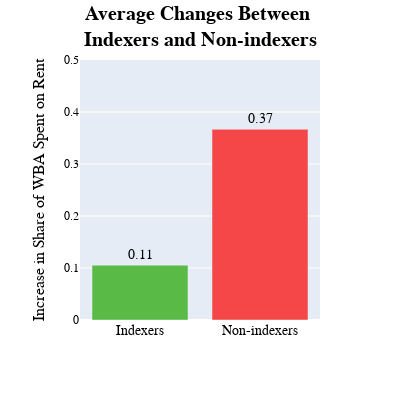

Write notebook code for a chart like this one.
### Code cell
df = pd.DataFrame({
    'Category': ['Indexers', 'Non-indexers'],
    'Value': [0.105482, 0.366627]
})
color_map = {'Indexers': 'rgba(89, 186, 70, 1)', 'Non-indexers': 'rgba(245, 71, 71,1)'}

# Create bar chart
fig = px.bar(
    df,
    x='Category',
    y='Value',
    color='Category',
    color_discrete_map=color_map,
    text='Value'
)

# Customize layout
fig.update_traces(texttemplate='%{text:.2f}', textposition='outside')
fig.update_yaxes(range=[0, 0.5], title='Increase in Share of WBA Spent on Rent')
fig.update_layout(
    title='<b>Average Changes Between <br>Indexers and Non-indexers</b>'
)
fig.update_layout(
    title={
        'text': '<b>Average Changes Between <br>Indexers and Non-indexers</b>',
        'x': 0.5,       # 0=left, 0.5=center, 1=right
        'y': 0.95,      # vertical position (default ~0.9)
        'xanchor': 'center',
        'yanchor': 'top'
    },
    font=dict(
        family='Cambria',
        size=14,
        color='black'
    ),
    showlegend=False,
    xaxis_title = "",
    width=400,   
    height=400,
    yaxis_title_font=dict(size=16),
    yaxis_tickfont=dict(size=12)
)

fig.show()

### Figure 1 — Plotly figure (JSON) as saved in the notebook; plotly's stock layout.template omitted (floating-point values rounded to 4 significant figures)
{"data": [{"alignmentgroup": "True", "hovertemplate": "Category=%{x}<br>Value=%{text}<extra></extra>", "legendgroup": "Indexers", "marker": {"color": "rgba(89, 186, 70, 1)", "pattern": {"shape": ""}}, "name": "Indexers", "offsetgroup": "Indexers", "orientation": "v", "showlegend": true, "text": [0.1055], "textposition": "outside", "texttemplate": "%{text:.2f}", "type": "bar", "x": ["Indexers"], "xaxis": "x", "y": [0.1055], "yaxis": "y"}, {"alignmentgroup": "True", "hovertemplate": "Category=%{x}<br>Value=%{text}<extra></extra>", "legendgroup": "Non-indexers", "marker": {"color": "rgba(245, 71, 71,1)", "pattern": {"shape": ""}}, "name": "Non-indexers", "offsetgroup": "Non-indexers", "orientation": "v", "showlegend": true, "text": [0.3666], "textposition": "outside", "texttemplate": "%{text:.2f}", "type": "bar", "x": ["Non-indexers"], "xaxis": "x", "y": [0.3666], "yaxis": "y"}], "layout": {"barmode": "relative", "font": {"color": "black", "family": "Cambria", "size": 14}, "height": 400, "legend": {"title": {"text": "Category"}, "tracegroupgap": 0}, "margin": {"t": 60}, "showlegend": false, "title": {"text": "<b>Average Changes Between <br>Indexers and Non-indexers</b>", "x": 0.5, "xanchor": "center", "y": 0.95, "yanchor": "top"}, "width": 400, "xaxis": {"anchor": "y", "autorange": true, "categoryarray": ["Indexers", "Non-indexers"], "categoryorder": "array", "domain": [0, 1], "range": [-0.5, 1.5], "title": {"text": ""}, "type": "category"}, "yaxis": {"anchor": "x", "domain": [0, 1], "range": [0, 0.5], "tickfont": {"size": 12}, "title": {"font": {"size": 16}, "text": "Increase in Share of WBA Spent on Rent"}, "type": "linear"}}}
